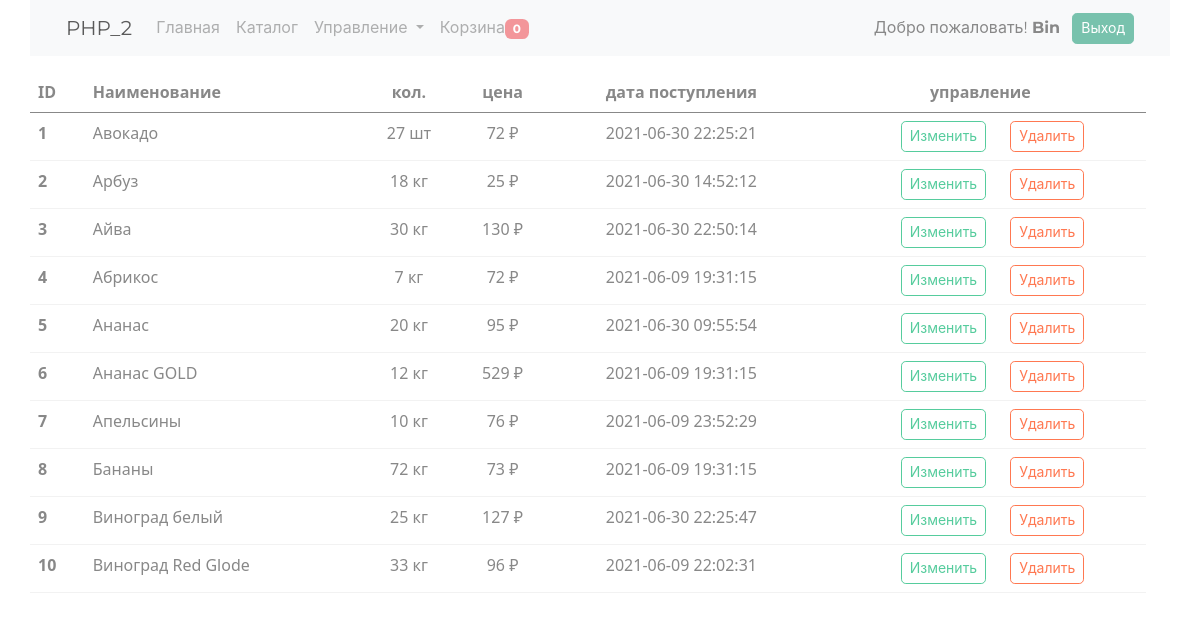
Page /admin/product (signed in) on the committed database.
### tables this page shows
CREATE TABLE `product` (
  `id` bigint UNSIGNED NOT NULL,
  `title` varchar(255) NOT NULL,
  `article` bigint UNSIGNED NOT NULL DEFAULT '0',
  `description` text NOT NULL,
  `price` bigint NOT NULL,
  `weight` varchar(20) NOT NULL DEFAULT '0',
  `count` bigint NOT NULL,
  `units` text NOT NULL,
  `category_id` bigint UNSIGNED NOT NULL DEFAULT '6',
  `image` text,
  `created_at` datetime DEFAULT CURRENT_TIMESTAMP
);

### models/product/Product.php (called while the page is built, shortened)
<?php
class Product extends Model
{
    protected static function getTableName()
    {
        return 'product';
    }
}

### models/DBModel.php (called while the page is built, shortened)
<?php
abstract class DBModel implements IModel
{
    public static function getAll()
    {
        $tableName = static::getTableName();
        $sql = "SELECT * FROM {$tableName}";
        return DB::getInstance()->queryObjectAll($sql, [], get_called_class());
    }
}

### traits/TSinletone.php (called while the page is built, shortened)
<?php
trait TSinletone
{
    private static $instance = null;
    public static function getInstance() {
        if (is_null(static::$instance)) {
            static::$instance = new static();
        }
        return static::$instance;
    }
}

### engine/Db.php (called while the page is built, shortened)
<?php
class Db implements IDb
{
    private $config = [
        'driver' => 'mysql',
        'host' => 'localhost',
        'db' => 'shopphp',
        'charset' => 'UTF8',
        'username' => 'root',
        'password' => 'root',
    ];
    protected $db = null;
    protected function getDb(): PDO
    {
        if (is_null($this->db)) {
            $this->db = new PDO($this->getDbConfig(),
                $this->config['username'],
                $this->config['password']
            );
            $this->db->setAttribute(PDO::ATTR_DEFAULT_FETCH_MODE, PDO::FETCH_ASSOC);
        }
        return $this->db;
    }
    protected function getDbConfig(): string
    {
        return sprintf('%s:host=%s;dbname=%s;charset=%s',
            $this->config['driver'],
            $this->config['host'],
            $this->config['db'],
            $this->config['charset']
        );
    }
    protected function query($sql, $params)
    {
        $sql = $this->getDb()->prepare($sql);
        $sql->execute($params);
        return $sql;
    }
    public function queryObjectAll($sql, $params, $class)
    {
        $sql = $this->query($sql, $params);
        $sql->setFetchMode(PDO::FETCH_CLASS | PDO::FETCH_PROPS_LATE, $class);
        return $sql->fetchAll();
    }
}

### models/Model.php (called while the page is built, shortened)
<?php
abstract class Model extends DBModel
{
    public function __get($name)
    {
        return $this->$name;
    }
}

### views/admin/admin_product.php (the view, shortened to what this page needs)
<table class="table table-hover">
    <thead>
    <tr>
        <th scope="col">ID</th>
        <th scope="col">Наименование</th>
        <th scope="col" class="text-center">кол.</th>
        <th scope="col" class="text-center">цена</th>
        <th scope="col" class="text-center">дата поступления</th>
        <th colspan="2" class="text-center">управление</th>
    </tr>
    </thead>
    <tbody>
    <? foreach ($catalog as $item): ?>
        <tr class="class='table-success" ?>
            <th scope="row"><?= $item->id ?></th>
            <td><?= $item->title ?></td>
            <td class="text-center"><?= $item->count ?> <?= $item->units ?></td>
            <td class="text-center"><?= $item->price ?> ₽</td>
            <td class="text-center"><?= $item->created_at ?></td>
            <td class="text-end">
                <button type="button" class="btn btn-outline-success mx-2 btn-sm" data-bs-toggle="modal"
                        data-bs-target="#exampleProduct<?= $item->id ?>">Изменить
                </button>
            </td>
            <td class="text-start">
                <a class="btn btn-outline-danger btn-sm" data-id="<?= $item->id ?>">Удалить</a>
            </td>
        </tr>
    <? endforeach; ?>
    </tbody>
</table>
<? foreach ($catalog as $item): ?>
    </div>
<? endforeach; ?>

### rows in the picture
product: id "1", title "Авокадо", count "27", units "шт", price "72", created_at "2021-06-30 22:25:21"
product: id "2", title "Арбуз", count "18", units "кг", price "25", created_at "2021-06-30 14:52:12"
product: id "3", title "Айва", count "30", units "кг", price "130", created_at "2021-06-30 22:50:14"
product: id "4", title "Абрикос", count "7", units "кг", price "72", created_at "2021-06-09 19:31:15"
product: id "5", title "Ананас", count "20", units "кг", price "95", created_at "2021-06-30 09:55:54"
product: id "6", title "Ананас GOLD", count "12", units "кг", price "529", created_at "2021-06-09 19:31:15"
product: id "7", title "Апельсины", count "10", units "кг", price "76", created_at "2021-06-09 23:52:29"
product: id "8", title "Бананы", count "72", units "кг", price "73", created_at "2021-06-09 19:31:15"
product: id "9", title "Виноград белый", count "25", units "кг", price "127", created_at "2021-06-30 22:25:47"
product: id "10", title "Виноград Red Glode", count "33", units "кг", price "96", created_at "2021-06-09 22:02:31"

### other values in the picture
$count "0"
$fast_name "Bin"
